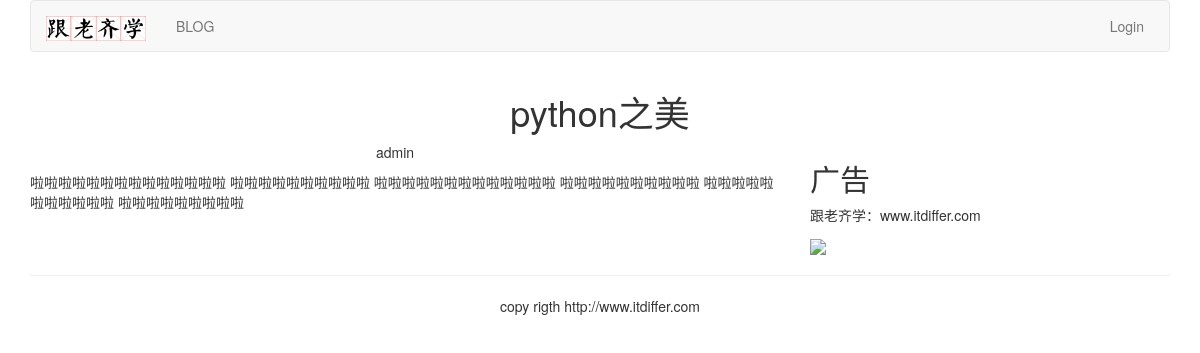
Page /blog/1/ on the committed database.
### myblog/models.py (models this page shows, shortened)
class BlogArticles(models.Model):
    title = models.CharField(max_length=300, verbose_name='标题')
    author = models.ForeignKey(User, related_name='blog_posts', on_delete=models.CASCADE, verbose_name='发布人')
    body = models.TextField(verbose_name='正文')
    publish = models.DateTimeField(default=timezone.now, verbose_name='发布时间')
    class Meta:
        ordering = ('-publish',)

### myblog/views.py (the view)
# urls.py: path('<int:article_id>/', views.blog_article, name='blog_article'),
def blog_article(request, article_id):
    article = get_object_or_404(BlogArticles, id=article_id)
    pub = article.publish
    return render(request, 'myblog/content.html', locals())

### templates/myblog/content.html (shortened to what this page needs)
{% extends 'base.html' %}
{% block content %}
    <div class="row text-center vertical-middle-sm">
        <h1>{{ article.title }}</h1>
    </div>
    <div class="row">
        <div class="col-xs-12 col-md-8">
            <p class="text-center">
                <span>
                    {{ article.author.username }}
                </span>
            </p>
            <div>{{ article.body }}</div>
        </div>
        <div class="col-xs-6 col-md-4">
            <h2>广告</h2>
            <p>跟老齐学：www.itdiffer.com</p>
            <img width="200px"
                 src="https://raw.githubusercontent.com/qiwsir/DjangoPracticeProject/master/python-book2.png">
        </div>
    </div>
{% endblock %}

### rows in the picture
BlogArticles: title "python之美", author.username "admin", body "啦啦啦啦啦啦啦啦啦啦啦啦啦啦 啦啦啦啦啦啦啦啦啦啦 啦啦啦啦啦啦啦啦啦啦啦啦啦 啦啦啦啦啦啦啦啦啦啦 啦啦啦啦啦啦啦啦啦啦啦 啦啦啦啦啦啦啦啦啦"
